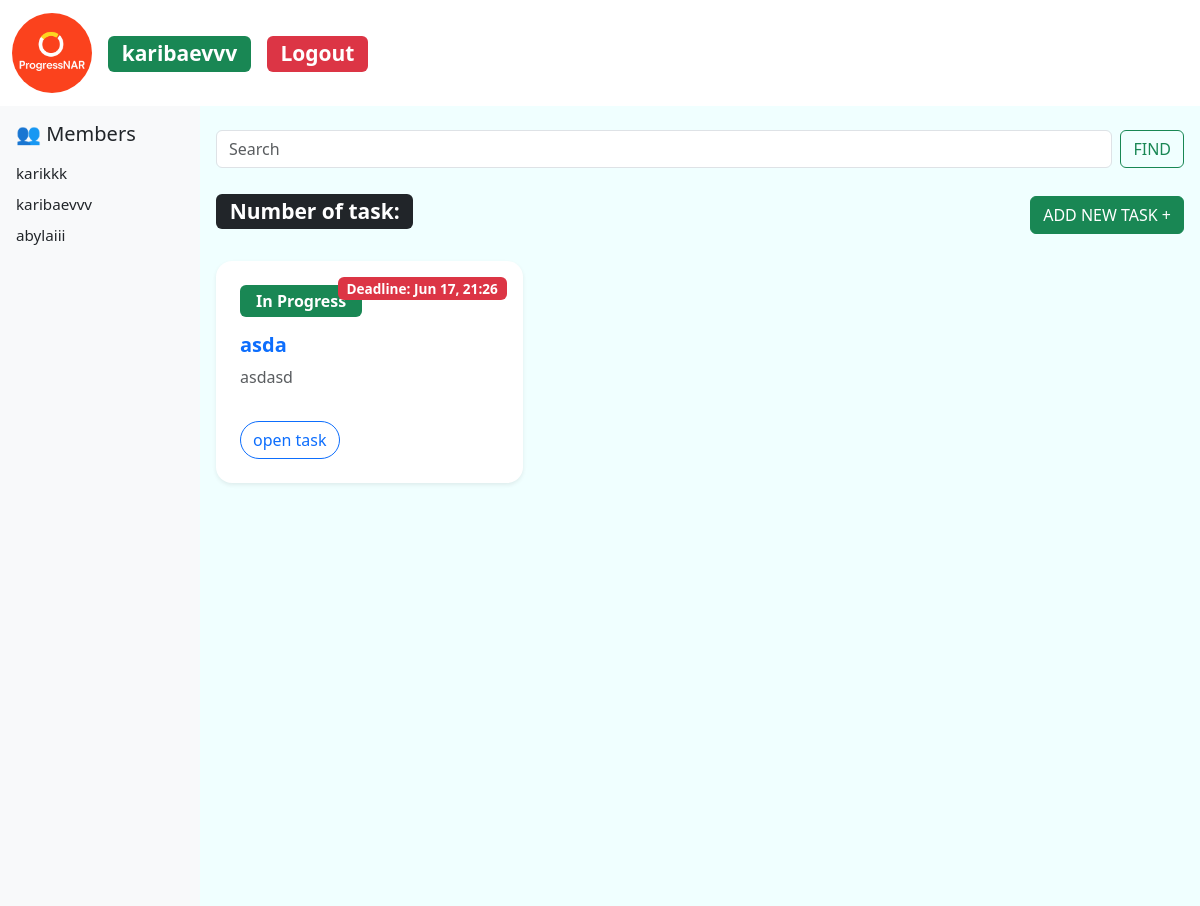
Page /project/552e9ab7945846c092cd9d25896d17c5/ (signed in) on the committed database.
### todoApp_main/models.py (models this page shows, shortened)
class Task(models.Model):
    class Status(models.TextChoices):
        BACKLOG = 'backlog', 'Backlog'
        IN_PROGRESS = 'in_progress', 'In Progress'
        DONE = 'done', 'Done'
        EXPIRED = 'expired', 'Expired'
    class Priority(models.TextChoices):
        LOW = 'low', 'Low'
        MEDIUM = 'medium', 'Medium'
        HIGH = 'high', 'High'
    user = models.ForeignKey(User, on_delete=models.CASCADE,blank=True)
    id = models.UUIDField(primary_key = True,default = uuid.uuid4,editable = False)
    title = models.CharField(max_length = 100)
    description = models.TextField(null = False,blank = True)
    responsible_user = models.ManyToManyField(  # Изменил название поля
        User,
        blank=True,
        related_name='responsible_users',
    )
    status = models.CharField(
        max_length = 20,
        choices = Status.choices,
        default = Status.BACKLOG
    )
    priority = models.CharField(
        max_length = 20,
        choices = Priority.choices,
        default = Priority.MEDIUM
    )
    deadline = models.DateTimeField()
    created_at = models.DateTimeField(auto_now_add = True)
    updated_at = models.DateTimeField(auto_now = True)
    class Meta:
        ordering = ['-updated_at']

### todoApp_main/views.py (the view)
# urls.py: path('project/<str:pk>/',views.project,name='project'),
@login_required(login_url='login')
def project(request,pk):
    project = Projects.objects.get(id = pk)
    if request.user != project.admin and not project.users.filter(id=request.user.id).exists():
        return redirect('not_allowed')
    tasks = project.tasks.all()
    users = project.users.all()
    project_id = pk
    print(users)
    return render(request,'todoApp_main/project_page.html',{'tasks':tasks,'project_id':project_id,'users':users})

### todoApp_main/templates/todoApp_main/project_page.html (shortened to what this page needs)
{% extends 'main.html' %}
{% block content %}
<div class="grid-container">
  <aside class="sidebar">
    <h5 class="mb-3">👥 Members</h5>
    {% for user in users %}
      <div class="user-item">
        {{ user.username }}
      </div>
    {% endfor %}
  </aside>
  <main class="main-content px-3 py-4">
    <form class="d-flex flex-column flex-sm-row mb-4 gap-2" role="search">
      <input class="form-control" name="q" type="search" placeholder="Search" aria-label="Search" />
      <button class="btn btn-outline-success" type="submit">FIND</button>
    </form>
    <div class="d-flex flex-column flex-md-row justify-content-between align-items-start align-items-md-center mb-4 gap-2">
      <h3>
        <span class="badge text-bg-dark">Number of task: {{ task_amount }}</span>
      </h3>
      <a href="{% url 'task_create' project_id %}">
        <button type="button" class="btn btn-success">ADD NEW TASK +</button>
      </a>
    </div>
    <div class="row g-4">
      {% for task in tasks %}
        <div class="col-sm-12 col-md-6 col-lg-4">
          <div class="card h-100 shadow-sm border-0 rounded-4 position-relative task-card">
            <span class="badge bg-danger position-absolute top-0 end-0 m-3">
              Deadline: {{ task.deadline|date:"M d, H:i" }}
            </span>
            <div class="card-body p-4">
              <span class="badge bg-success fs-6 px-3 py-2 mb-3 d-inline-block">
                {{ task.get_status_display }}
              </span>
              <h5 class="card-title fw-bold text-primary">
                {{ task.title }}
              </h5>
              <p class="card-text text-muted">
                {{ task.description|truncatewords:20 }}
              </p>
              <a href="{% url 'task' task.id %}" class="btn btn-outline-primary rounded-pill mt-3">
                open task
              </a>
            </div>
          </div>
        </div>
      {% endfor %}
    </div>
  </main>
</div>
{% endblock %}

### templates/navbar.html (shortened to what this page needs)
{% load static %}
<nav class="navbar navbar-expand-lg bg-body-tertiary">
  <div class="container-fluid">
    <a class="navbar-brand" href="/"><img class="circle-img" src="{% static 'images/project-icon-1.png'%}" width="100" height="100"> </a>
    <div class="collapse navbar-collapse" id="navbarSupportedContent">
      <ul class="navbar-nav me-auto mb-2 mb-lg-0">
        {% if request.user.is_authenticated %}
        <h3 class="mb-2 mb-md-0 me-3">
          <span class="badge text-bg-success"> {{ user.username }}</span>
        </h3>
         <h3 class="mb-2 mb-md-0">
          <span class="badge text-bg-danger">  <a class="custom-link" class="nav-link" href="{% url 'logout' %}">Logout</a></span>
        </h3>
        {% else %}
        <h3 class="mb-2 mb-md-0">
          <span class="badge text-bg-success">  <a class="custom-link" class="nav-link" href="{% url 'login' %}">Login</a></span>
        </h3>
        {% endif %}
      </ul>
    </div>
  </div>
</nav>

### static/styles/main.css (style rules this page uses)
p { color: black; }
body { background-color: azure; }
a { text-decoration: none; }
.circle-img { width: 80px; height: 80px; border-radius: 50%; object-fit: cover; }
.navbar { background-color: white !important; }
.custom-link { color: white; }
.task-card .badge { font-size: 0.85rem; }

### todoApp_main/templates/todoApp_main/project_page.html (style rules this page uses)
.grid-container { display: grid; grid-template-columns: 200px 1fr; min-height: 100vh; }
.sidebar { background-color: #f8f9fa; padding: 1rem; }
.user-item { margin-bottom: 8px; font-size: 0.95rem; font-weight: 500; }
.task-card .badge { font-size: 0.85rem; }

### rows in the picture
Task: deadline "Jun 17, 21:26", status "In Progress", title "asda", description "asdasd"

### other values in the picture
{{ user.username }} "karibaevvv"
{{ user.username }} "karikkk"
{{ user.username }} "abylaiii"
